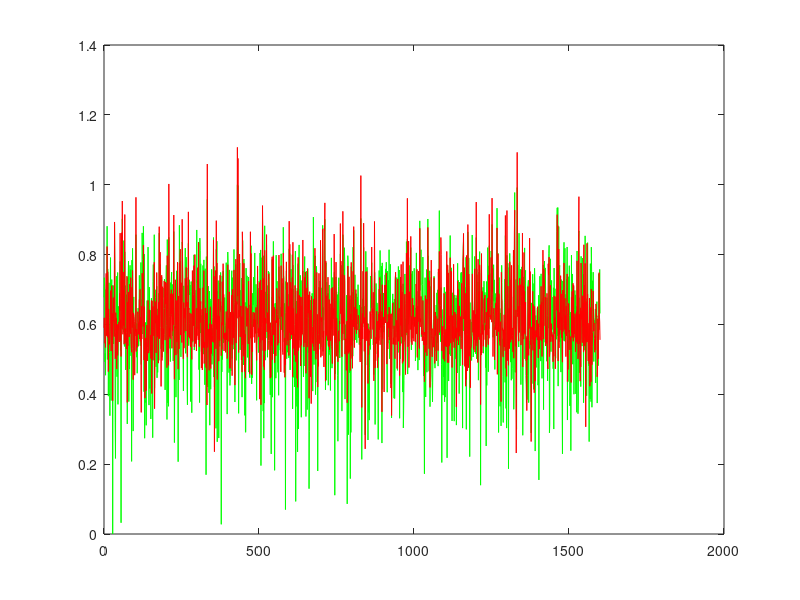
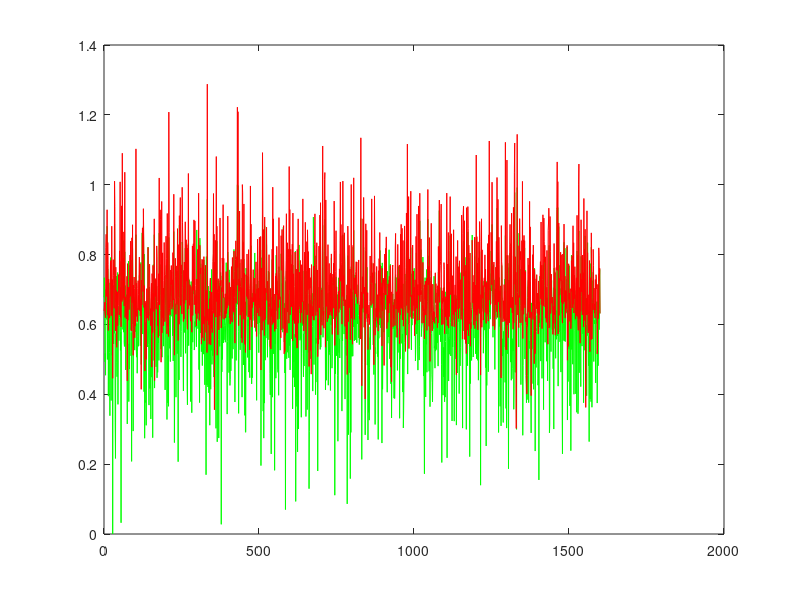

Recreate these plots in MATLAB, in order.
function [] = proj2_synth()
%% Project 2 - Learning to Rank using Linear Regression
%% Nandakishore Krishna
%% Person number : 50169797
rng default %
clear; close all; clc;

UBitName = 'Nanda Kishore Krishna';
personNumber = '50169797';

format long g

% import data
load('synthetic.mat');

% transpose the input matrix to get 2000 X 10
x = x';

% training set - 80% of dataset
trainingX2 = x(1:1600, :);
trainingT2 = t(1:1600, 1);

% validation set - 10 % dataset
validationX2 = x(1601:1800, :);
validationT2 = t(1601:1800, 1);

% testing set - 10% of dataset
testingX2 = x(1801:size(x,1), :);
testingT2 = t(1801:size(t,1), 1);

% number of training samples
n2 = size(trainingX2, 1);

% no. of dimensions of the training set
d2 = size(trainingX2, 2);

% % histograms for the dataset
% figure(1)
% histogram(trainingX2(:,1));
% figure(2)
% histogram(trainingX2(:,2));

% model complexity
M2 = 60;

% find the clusters for the datapoints
fprintf('Finding %d clusters ...\n', M2);
[idx2, C2] = kmeans(trainingX2, M2);

% centres for the basis functions D X M
% we assign centroids of the clusters to muj
mu2 = C2';

% spread for the Gaussian radial functions
fprintf('Calculating the spread for the %d Gaussian radial functions ...\n', M2);

cluster_variance = zeros(M2,d2);
for i = 1 : M2
    temp = [];
    for j = 1 : length(idx2)
        if j == i
            temp = [temp; trainingX2(j,:)];
        end
    end
    cluster_variance(i,:) = var(temp);
%     cluster_variance(i,:) = 0.5 * ones(1, d2);
%     cluster_variance(i,1) = 0.5;
end

% the sigmaj for the basis functions
Sigma2 = zeros(d2,d2,M2);
for j = 2 : M2
    for i = 1 : n2
        Sigma2(:,:,j) = diag(cluster_variance(j,:));
    end
end


phi2 = calculatePhi(trainingX2, M2, Sigma2, mu2);

% regularization coefficient
lambda2 = 0;

% closed form solution for the weights
fprintf('Finding the closed form solution ...\n');
w2 = pinv((lambda2 * eye(M2)) + phi2' * phi2) * phi2' * trainingT2;

% sum of squares error and erms for the training set
[errorTrain2, trainPer2] = calculateError(phi2, trainingT2, w2, size(trainingX2, 1), lambda2)

% validation set
phiValid = calculatePhi(validationX2, M2, Sigma2, mu2);
[errorVal2, validPer2] = calculateError(phiValid, validationT2, w2, size(validationX2, 1), 0)

% testing set
phiTest = calculatePhi(testingX2, M2, Sigma2, mu2);
[errorTest2, testPer2] = calculateError(phiTest, testingT2, w2, size(testingX2, 1), 0);


% SGD
% initial weights M X 1
w02 = zeros(M2,1);

% number of iterations for gradient descent - E
numOfIters = 500;

% learning rate 1 X E
eta2 = 1 * ones(1, numOfIters);

% gradients M X E
dw2 = ones(M2, numOfIters);

fprintf('Performing stochastic gradient descent ...\n');
for i = 1 : numOfIters
    for j = 1 : n2
%         dw2(:,i) = (trainingT2(j,1) - phi2(j,:) * w02) * phi2(j,:)';
%         w02 = w02 + eta2(1,i) * dw2(:,i);
        dw2(:,i) = eta2(1,i) * ((trainingT2(j,1) - w02' * phi2(j,:)') * phi2(j,:)' + lambda2 * w02);
        w02 = w02 + dw2(:,i);
    end
end

figure(3)
y2 = phi2 * w2;
xaxis = linspace(0, length(y2), length(y2));
plot(xaxis, trainingT2, 'g', xaxis, y2, 'r');

figure(4)
y3 = phi2 * w02;
xaxis = linspace(0, length(y3), length(y3));
plot(xaxis, trainingT2, 'g', xaxis, y3, 'r');

save('proj2_synth.mat');
end


function Phi = calculatePhi(X, M, Sigma, mu)

% number of training samples
n = size(X, 1);

% determine design matrix N X M
fprintf('Calculating the design matrix phi of size %d X %d ...\n', n, M);
Phi = ones(n, M);
for j = 2 : M
    for i = 1 : n
        temp = X(i,:)' - mu(:,j);
        siginv = inv(Sigma(:,:,j));
        Phi(i,j) = exp(-1 * (temp' * siginv * temp) / 2);
    end
end

end

function [err, erms] = calculateError(phi, t, w, n, lambda)

% sum of squares error
err = sum((t - (phi * w)) .^ 2) / 2 + (lambda * (w' * w) / 2);

% root mean square error
erms = sqrt(2 * err / n);

end
